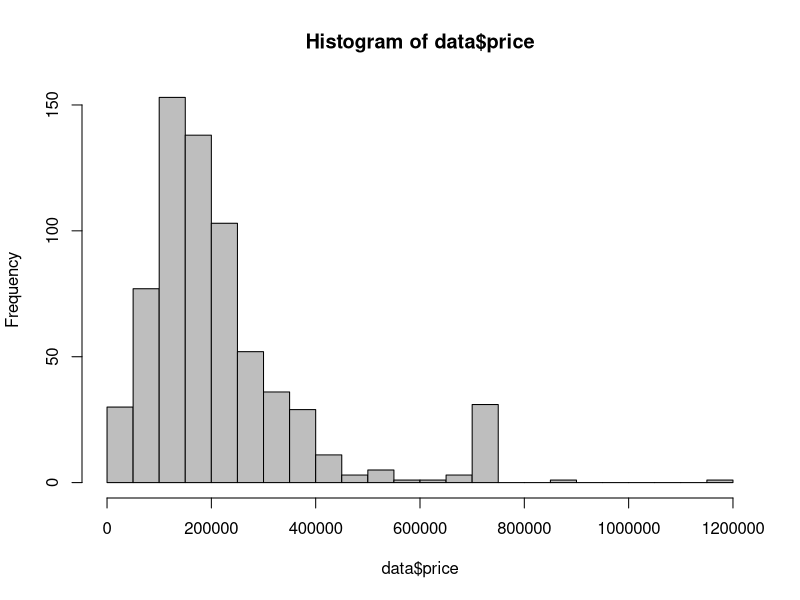
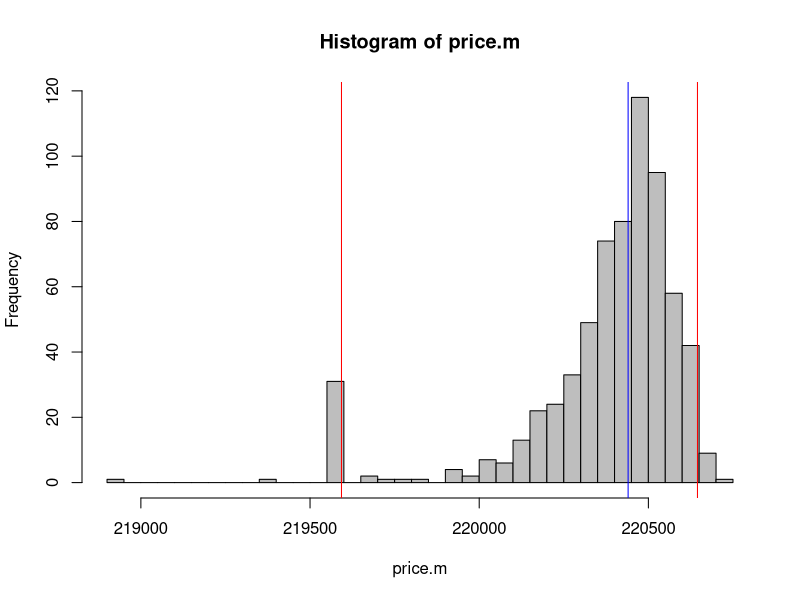
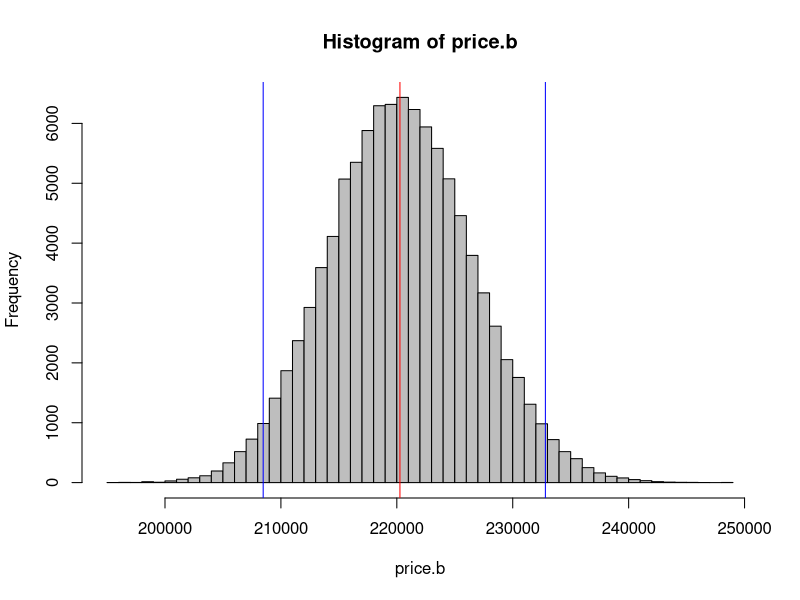
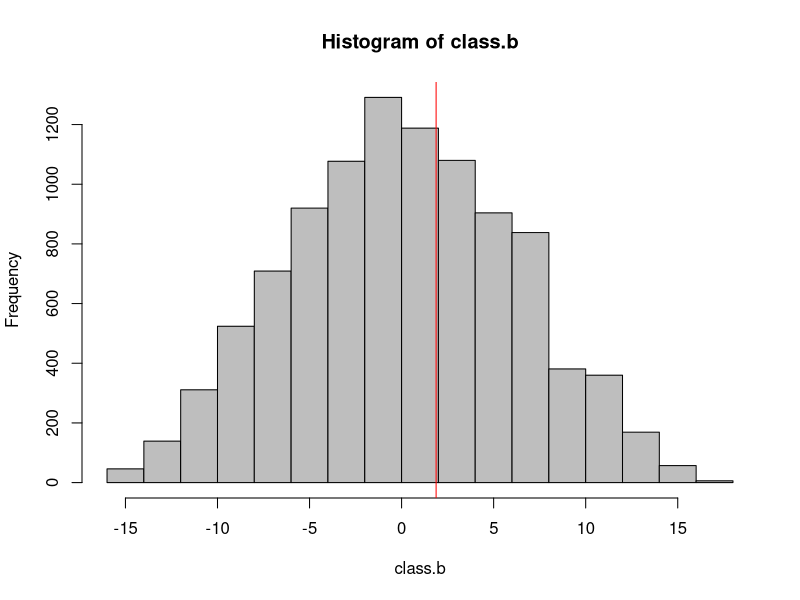
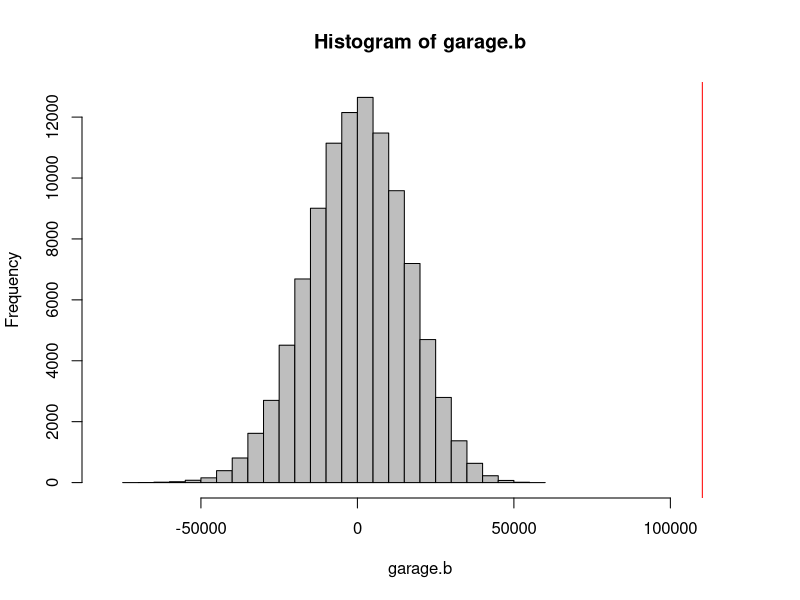

Source code (R) for these figures, in order:
## ---- chunk 1
data=read.csv("Residential_Sales_Walla_Walla_County_2012.csv")
hist(data$price,col="grey",breaks=40)
## ---- chunk 2
mean(data$price)
sd(data$price)
## ---- chunk 3
price.m=numeric()

for (i in 1:length(data$price)){
  price.m[i]=mean(data$price[-i])
}

mean(price.m)
quantile(price.m,c(.025,.975))

## ---- chunk 4
hist(price.m,col="grey",breaks=40)
abline(v=quantile(price.m,c(.025,.975)),col="red")
abline(v=median(price.m),col="blue")

## ---- chunk 5
price.b=numeric()

for (i in 1:100000){
  price.b[i]=mean(sample(data$price,replace=T))
}
mean(price.b)
quantile(price.b,c(.025,.975))
## ---- chunk 6
hist(price.b,breaks=40,col="grey")
abline(v=median(price.b),col="red")
abline(v=quantile(price.b,c(.025,.975)),col="blue")
## ---- chunk 7
mean(price.b)
median(price.b)
mean(data$price)
## ---- chunk 8
side=c(rep("Front",6),rep("Back",8))
heights=c(182,193,152,183,185,173,182,196,170,177,183,180,165,186)
mean(heights[side=="Back"])
mean(heights[side=="Front"])
test.stat=mean(heights[side=="Back"])-mean(heights[side=="Front"])
test.stat
## ---- chunk 9
class.b=numeric()
for (i in 1:10000){
  samp=sample(side)
  class.b[i]=mean(heights[samp=="Back"])-mean(heights[samp=="Front"])
}

sum(class.b>test.stat)/length(class.b)

## ---- chunk 10
hist(class.b,col="grey")
abline(v=test.stat,col="red")
## ---- chunk 11
garage=rep("yes",nrow(data))
garage[data$garage==0]="no"
test.stat=mean(data$price[garage=="yes"])-mean(data$price[garage=="no"])
test.stat
## ---- chunk 12
garage.b=numeric()
for (i in 1:100000){
  samp=sample(garage)
  garage.b[i]=mean(data$price[samp=="yes"])-mean(data$price[samp=="no"])
}

sum(garage.b>test.stat)/length(garage.b)
## ---- chunk 13
1/length(garage.b)
## ---- chunk 14
hist(garage.b,col="grey",breaks=40,xlim=c(-80000,120000))
abline(v=test.stat,col="red")
